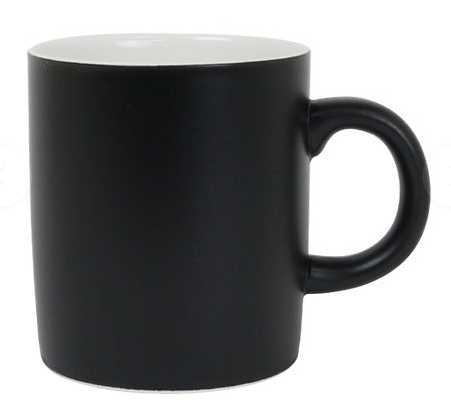
%> input picture matlab/컵.PNG, 451 x 412 px
$ octave TestEdgeDetection.m   (GNU Octave 9; MATLAB toolbox functions it lacks are replaced by stand-ins)
%> lines starting %> are read from the running program, lines starting %| are printed output that depends on the picture
### matlab/gaussianSmoothing.m
function outimg=gaussianSmoothing(inpimg, num)

if nargin<2
    num=2;
end
if mod(num,2)==1
    num=num-1;
end

[height, width]=size(inpimg);
mask=gaussianCoefficient(num);
ex=floor(num/2);
orgimg=zeros(height+ex*2, width+ex*2);
outimg=zeros(height, width);
orgimg(ex+1:height+ex, ex+1:width+ex)=inpimg;

for i=1:height
    for j=1:width
        value=orgimg(i:i+num, j:j+num).*mask;
        outimg(i,j)=sum(value(:));
    end
end

### matlab/gaussianCoefficient.m
function [coefficient]=gaussianCoefficient(num)

coefficient=zeros(1,num+1);
for i=0:num
    coefficient(i+1)=nchoosek(num, i); %combination function nCr=n!/(r!*(n-r)!)
end
coefficient=coefficient'*coefficient;
csum=sum(coefficient(:));
coefficient=coefficient./csum;

### matlab/sobelEdge.m
function [outimg, direction]=sobelEdge(inpimg)

[row,col]=size(inpimg);
horiout=zeros(row,col);
vertiout=zeros(row,col);
orgimg=zeros(row+2, col+2);
orgimg(2:row+1, 2:col+1)=inpimg;
hori=[-1,-2,-1;0,0,0;1,2,1];
verti=[-1,0,1;-2,0,2;-1,0,1];

for i=1:row-1
    for j=1:col-1
        value=orgimg(i:i+2, j:j+2).*hori;
        horiout(i,j)=sum(value(:));
    end
end

for i=1:row-1
    for j=1:col-1
        value=orgimg(i:i+2, j:j+2).*verti;
        vertiout(i,j)=sum(value(:));
    end
end

outimg=sqrt(horiout.^2+vertiout.^2);
%maxV=max(outimg(:));
%outimg=outimg/maxV;
direction=zeros(row,col);
for i=1:row
    for j=1:col
        direction(i,j)=atand(horiout(i,j)/vertiout(i,j));
    end
end

### matlab/NMS.m
function outimg=NMS(inpimg,dir)
% Non-Maximum-Suppression
% without interpolation

[row,col]=size(inpimg);
boxlen=3;
ex=floor(boxlen/2);
outimg=zeros(row+2*ex, col+2*ex);
outimg(ex+1:row+ex, ex+1:col+ex)=inpimg;
cen=ceil(boxlen/2);

% direction normalizing
normdir=zeros(row,col);
diffdir=zeros(1, 4);
compdir=[180,90,45,135];
for i=1:row
    for j=1:col
        if dir(i,j)<=0
            dir(i,j)=dir(i,j)+180;
        end
        for k=1:4
            diffdir(k)=dir(i,j)-compdir(k);
        end
        [~,ind]=min(abs(diffdir));
        normdir(i,j)=ind;
    end
end

% non-maximum suppression
comp=zeros(1,3);
for i=1:row
    for j=1:col
        box=outimg(i:i+boxlen-1, j:j+boxlen-1);
        comp(2)=box(cen,cen);
        d=normdir(i,j);
        if d==1
            comp(1)=box(cen,cen-1);
            comp(3)=box(cen,cen+1);
        elseif d==2
            comp(1)=box(cen-1,cen);
            comp(3)=box(cen+1,cen);
        elseif d==4 %여기 왜 3 아니고 4인지 다시 보기
            comp(1)=box(cen-1,cen+1);
            comp(3)=box(cen+1,cen-1);
        else
            comp(1)=box(cen-1,cen-1);
            comp(3)=box(cen+1,cen+1);
        end
        maxV=max(comp);
        if comp(2)<maxV
            outimg(i+cen-1, j+cen-1)=0;
        end
    end
end

outimg=outimg(ex+1:row+ex, ex+1:col+ex);
%maxV=max(outimg(:));
%outimg=outimg/maxV;


### matlab/doubleThreshoding.m
function [outimg, colorimg]=doubleThreshoding(inpimg, thRatio, mode)

if nargin<3
    mode=0;
end

[row,col]=size(inpimg);
outimg=zeros(row,col);
orgimg=inpimg(2:row-1, 2:col-1);
highTh=max(orgimg(:))*thRatio(2);
lowTh=highTh*thRatio(1);

for i=1:row
    for j=1:col
        if inpimg(i,j)>lowTh
            outimg(i,j)=1;
        end
        if inpimg(i,j)>highTh
            outimg(i,j)=2;
        end
    end
end

if mode==1
    colorimg=zeros(row,col,3);
    for i=1:row
        for j=1:col
            if outimg(i,j)==1 %green
                colorimg(i,j,2)=255;
            elseif outimg(i,j)==2 %red
                colorimg(i,j,1)=255;
            end
        end
    end
end

### matlab/TestEdgeDetection.m
clear;
clc;

%img=imread("도로.png");
img=imread("컵.png");
%> img is the input picture: size 412x451x3 uint8; mean R, G, B 140.4, 141, 141.4
img=double(img(:,:,1));
%> img: size 412x451 double

% step1 : Gaussian filter를 이용한 smoothing
num=2;
out1=gaussianSmoothing(img, num);

% step2 : sobel mask를 이용한 gradients 검출
[out2, dir]=sobelEdge(out1);
%> after the loop in sobelEdge, `for i=1:row-1`:
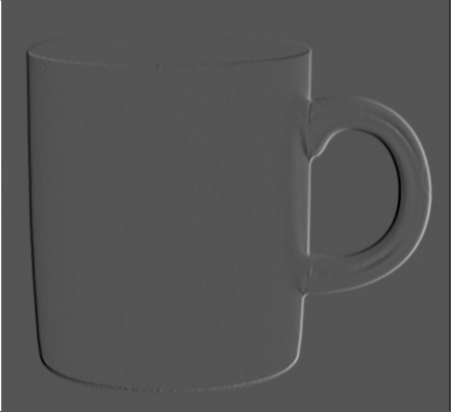
%> vertiout: size 412x451 double; min -510.2, max 1020, mean 2.3; drawn with min black and max white
%> after the loop in sobelEdge, `for i=1:row`:
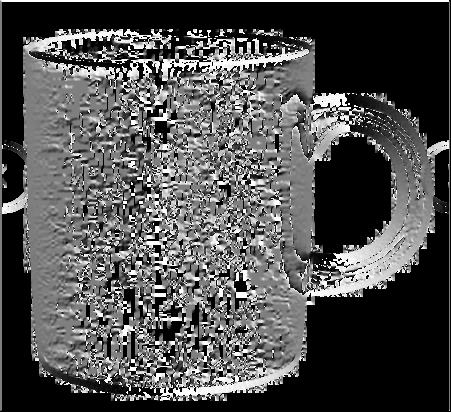
%> direction: size 412x451 double; 37.22% of the values are NaN or infinite; the others: min -90, max 90, mean -0.183; drawn with min black, max white, NaN and infinite black

result1=[out1/max(out1(:)), out2/max(out2(:))];
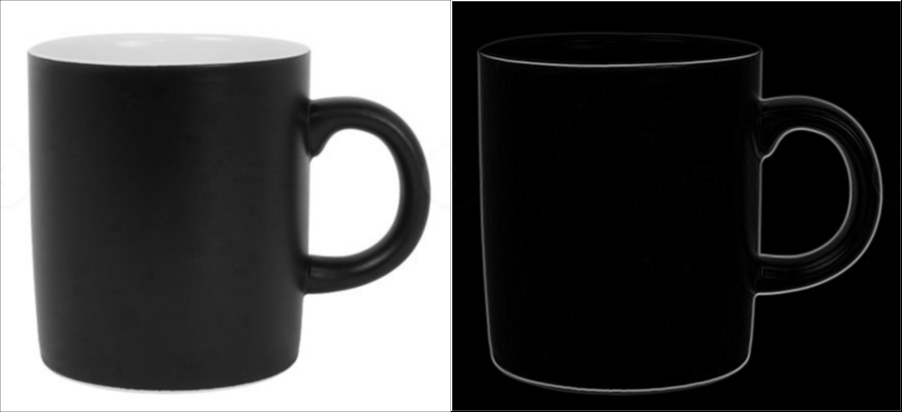
%> result1: size 412x902 double; min 0, max 1, mean 0.287
figure; imshow(result1);

% step3 : non-maximum suppression
out3=NMS(out2, dir);
%> after the loop in NMS, `for i=1:row`:
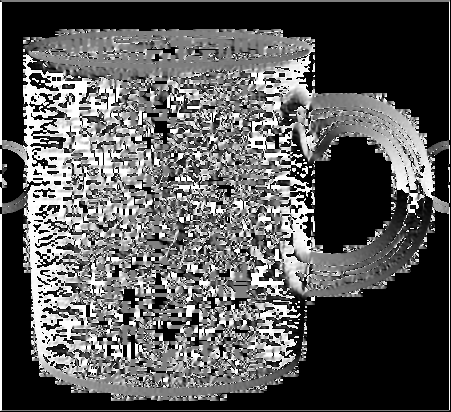
%> dir: size 412x451 double; 37.22% of the values are NaN or infinite; the others: min 0.0105, max 180, mean 99.55; drawn with min black, max white, NaN and infinite black
%> after the loop in NMS, `for i=1:row`:
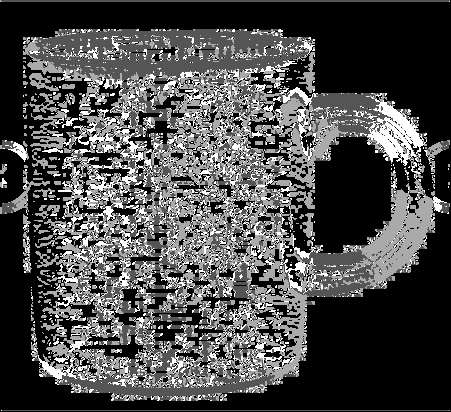
%> normdir: size 412x451 double; min 1, max 4, mean 1.88; drawn with min black and max white
%> after the loop in NMS, `for i=1:row`: diffdir = [NaN NaN NaN NaN]
%> after the loop in NMS, `for i=1:row`:
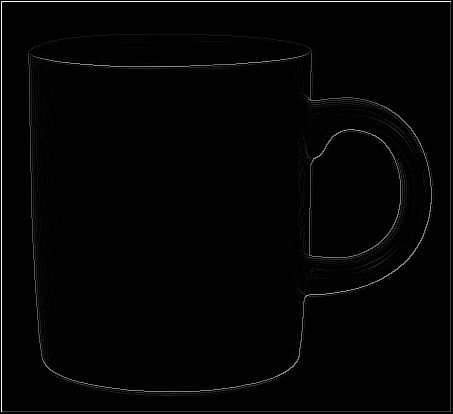
%> outimg: size 414x453 double; min 0, max 1020, mean 13.7; drawn with min black and max white
%> after the loop in NMS, `for i=1:row`: comp = [0 0 0]
figure; imshow(out3/max(out3(:)));

% step4 : double thresholding
thRatio=[0.2,0.5];
[out4, colorout4]=doubleThreshoding(out3, thRatio, 1);
%> in doubleThreshoding, `highTh=max(orgimg(:))*thRatio(2);`: highTh = 321.2
%> in doubleThreshoding, `lowTh=highTh*thRatio(1);`: lowTh = 64.25
%> after the loop in doubleThreshoding, `for i=1:row`:
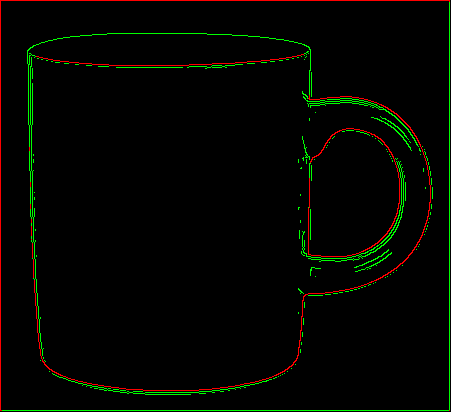
%> colorimg: size 412x451x3 double; mean R, G, B 3.4, 5.1, 0
figure; imshow(colorout4);

% step5 : Edge Tracking by Hysteresis
